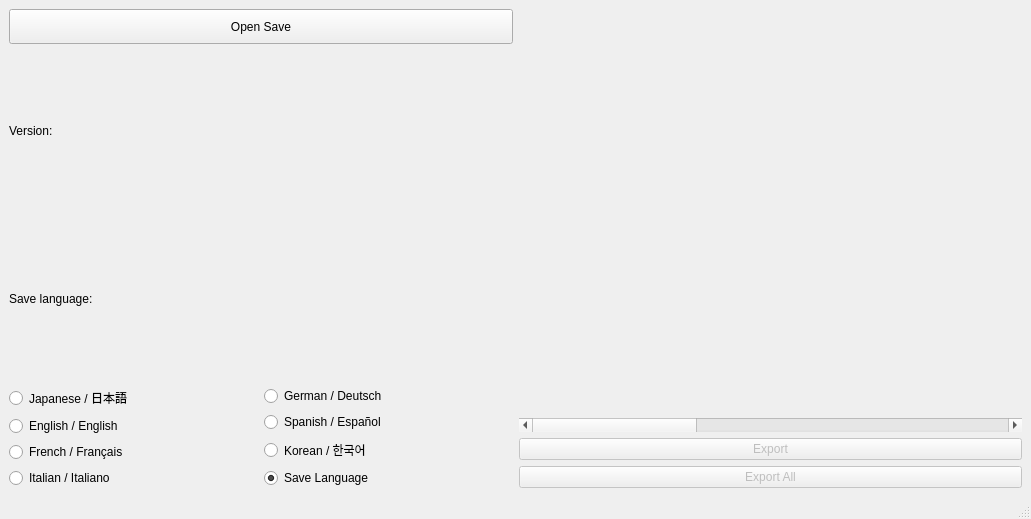
<?xml version="1.0" encoding="UTF-8"?>
<ui version="4.0">
 <class>MainWindow</class>
 <widget class="QMainWindow" name="MainWindow">
  <property name="geometry">
   <rect>
    <x>0</x>
    <y>0</y>
    <width>1031</width>
    <height>519</height>
   </rect>
  </property>
  <property name="windowTitle">
   <string>Mail Exractor (Gen 4)</string>
  </property>
  <property name="windowIcon">
   <iconset>
    <normaloff>mails/Heart_Mail.png</normaloff>mails/Heart_Mail.png</iconset>
  </property>
  <widget class="QWidget" name="centralwidget">
   <layout class="QHBoxLayout" name="horizontalLayout">
    <item>
     <layout class="QVBoxLayout" name="verticalLayout_5">
      <item>
       <widget class="QPushButton" name="opensavebutton">
        <property name="minimumSize">
         <size>
          <width>0</width>
          <height>35</height>
         </size>
        </property>
        <property name="text">
         <string>Open Save</string>
        </property>
       </widget>
      </item>
      <item>
       <layout class="QVBoxLayout" name="verticalLayout_4">
        <item>
         <widget class="QLabel" name="label_2">
          <property name="text">
           <string>Version: </string>
          </property>
         </widget>
        </item>
        <item>
         <widget class="QLabel" name="label">
          <property name="text">
           <string>Save language: </string>
          </property>
         </widget>
        </item>
       </layout>
      </item>
      <item>
       <layout class="QHBoxLayout" name="horizontalLayout_2">
        <item>
         <layout class="QVBoxLayout" name="verticalLayout_2">
          <property name="leftMargin">
           <number>0</number>
          </property>
          <item>
           <widget class="QRadioButton" name="radioButton">
            <property name="text">
             <string>Japanese / 日本語</string>
            </property>
           </widget>
          </item>
          <item>
           <widget class="QRadioButton" name="radioButton_2">
            <property name="text">
             <string>English / English</string>
            </property>
           </widget>
          </item>
          <item>
           <widget class="QRadioButton" name="radioButton_3">
            <property name="text">
             <string>French / Français</string>
            </property>
           </widget>
          </item>
          <item>
           <widget class="QRadioButton" name="radioButton_4">
            <property name="text">
             <string>Italian / Italiano</string>
            </property>
           </widget>
          </item>
         </layout>
        </item>
        <item>
         <layout class="QVBoxLayout" name="verticalLayout_3">
          <item>
           <widget class="QRadioButton" name="radioButton_5">
            <property name="text">
             <string>German / Deutsch</string>
            </property>
           </widget>
          </item>
          <item>
           <widget class="QRadioButton" name="radioButton_6">
            <property name="text">
             <string>Spanish / Español</string>
            </property>
           </widget>
          </item>
          <item>
           <widget class="QRadioButton" name="radioButton_7">
            <property name="enabled">
             <bool>true</bool>
            </property>
            <property name="text">
             <string>Korean / 한국어</string>
            </property>
           </widget>
          </item>
          <item>
           <widget class="QRadioButton" name="radioButton_8">
            <property name="text">
             <string>Save Language</string>
            </property>
            <property name="checked">
             <bool>true</bool>
            </property>
           </widget>
          </item>
         </layout>
        </item>
       </layout>
      </item>
     </layout>
    </item>
    <item>
     <layout class="QVBoxLayout" name="verticalLayout">
      <item>
       <widget class="QLabel" name="label_3">
        <property name="sizePolicy">
         <sizepolicy hsizetype="Ignored" vsizetype="Ignored">
          <horstretch>0</horstretch>
          <verstretch>0</verstretch>
         </sizepolicy>
        </property>
        <property name="minimumSize">
         <size>
          <width>0</width>
          <height>0</height>
         </size>
        </property>
        <property name="maximumSize">
         <size>
          <width>6000</width>
          <height>6000</height>
         </size>
        </property>
        <property name="sizeIncrement">
         <size>
          <width>0</width>
          <height>0</height>
         </size>
        </property>
        <property name="layoutDirection">
         <enum>Qt::LeftToRight</enum>
        </property>
        <property name="text">
         <string/>
        </property>
        <property name="textFormat">
         <enum>Qt::AutoText</enum>
        </property>
        <property name="pixmap">
         <pixmap>output0.png</pixmap>
        </property>
        <property name="scaledContents">
         <bool>false</bool>
        </property>
        <property name="alignment">
         <set>Qt::AlignLeading|Qt::AlignLeft|Qt::AlignVCenter</set>
        </property>
       </widget>
      </item>
      <item>
       <widget class="QScrollBar" name="horizontalScrollBar">
        <property name="maximum">
         <number>19</number>
        </property>
        <property name="orientation">
         <enum>Qt::Horizontal</enum>
        </property>
       </widget>
      </item>
      <item>
       <widget class="QPushButton" name="pushButton">
        <property name="enabled">
         <bool>false</bool>
        </property>
        <property name="text">
         <string>Export</string>
        </property>
       </widget>
      </item>
      <item>
       <widget class="QPushButton" name="pushButton_2">
        <property name="enabled">
         <bool>false</bool>
        </property>
        <property name="text">
         <string>Export All</string>
        </property>
       </widget>
      </item>
     </layout>
    </item>
   </layout>
  </widget>
  <widget class="QMenuBar" name="menubar">
   <property name="geometry">
    <rect>
     <x>0</x>
     <y>0</y>
     <width>1031</width>
     <height>26</height>
    </rect>
   </property>
  </widget>
  <widget class="QStatusBar" name="statusbar"/>
 </widget>
 <resources/>
 <connections/>
</ui>
